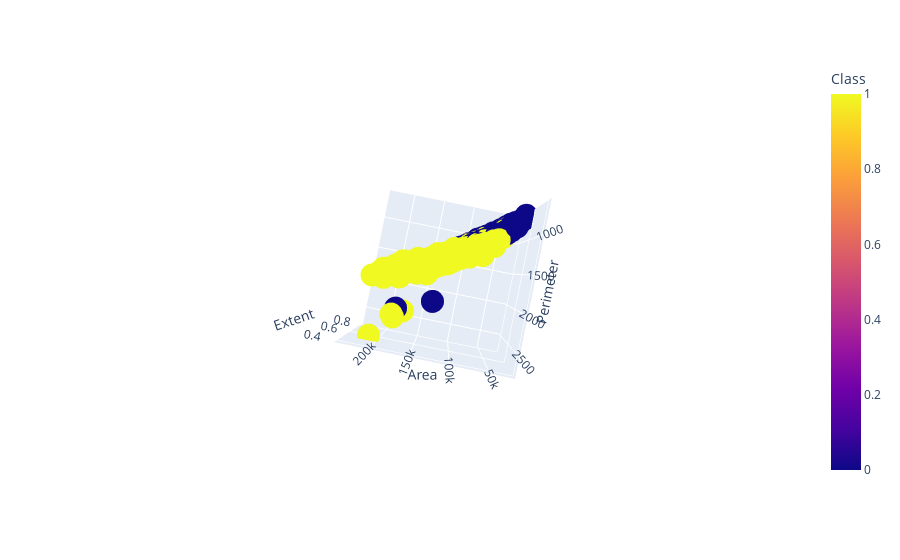

The notebook cell this image was saved under:
### Code cell
fig = px.scatter_3d(df, x = 'Perimeter', y = 'Area', z = 'Extent', color = 'Class')
fig.show()

### Figure 1 — Plotly figure (JSON) as saved in the notebook; plotly's stock layout.template omitted (floating-point values rounded to 4 significant figures; data arrays with more than 128 entries replaced by an {"elided": "..."} marker saying what was removed)
{"data": [{"hovertemplate": "Perimeter=%{x}<br>Area=%{y}<br>Extent=%{z}<br>Class=%{marker.color}<extra></extra>", "legendgroup": "", "marker": {"color": {"elided": "900 int values"}, "coloraxis": "coloraxis", "symbol": "circle"}, "mode": "markers", "name": "", "scene": "scene", "showlegend": false, "type": "scatter3d", "x": {"elided": "900 float values"}, "y": {"elided": "900 int values"}, "z": {"elided": "900 float values"}}], "layout": {"autosize": true, "coloraxis": {"colorbar": {"title": {"text": "Class"}}, "colorscale": [[0, "#0d0887"], [0.1111, "#46039f"], [0.2222, "#7201a8"], [0.3333, "#9c179e"], [0.4444, "#bd3786"], [0.5556, "#d8576b"], [0.6667, "#ed7953"], [0.7778, "#fb9f3a"], [0.8889, "#fdca26"], [1, "#f0f921"]]}, "legend": {"tracegroupgap": 0}, "margin": {"t": 60}, "scene": {"aspectmode": "auto", "aspectratio": {"x": 1, "y": 1, "z": 1}, "camera": {"center": {"x": 0, "y": 0, "z": 0}, "eye": {"x": -1.948e-16, "y": 3.961e-17, "z": -3.247}, "projection": {"type": "perspective"}, "up": {"x": 0, "y": 0, "z": 1}}, "domain": {"x": [0, 1], "y": [0, 1]}, "xaxis": {"title": {"text": "Perimeter"}, "type": "linear"}, "yaxis": {"title": {"text": "Area"}, "type": "linear"}, "zaxis": {"title": {"text": "Extent"}, "type": "linear"}}}}
